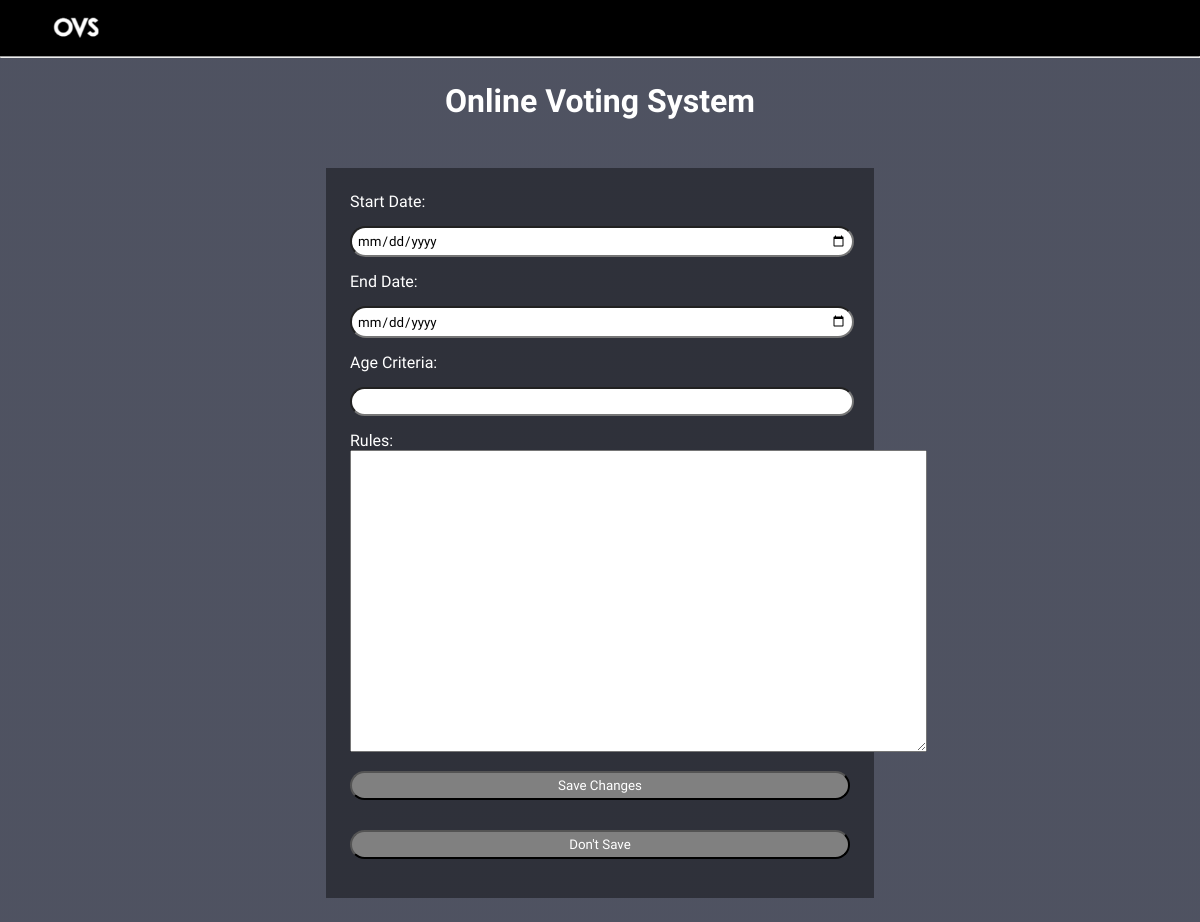
Before: /routes/editpoll_page.php with the older database file.
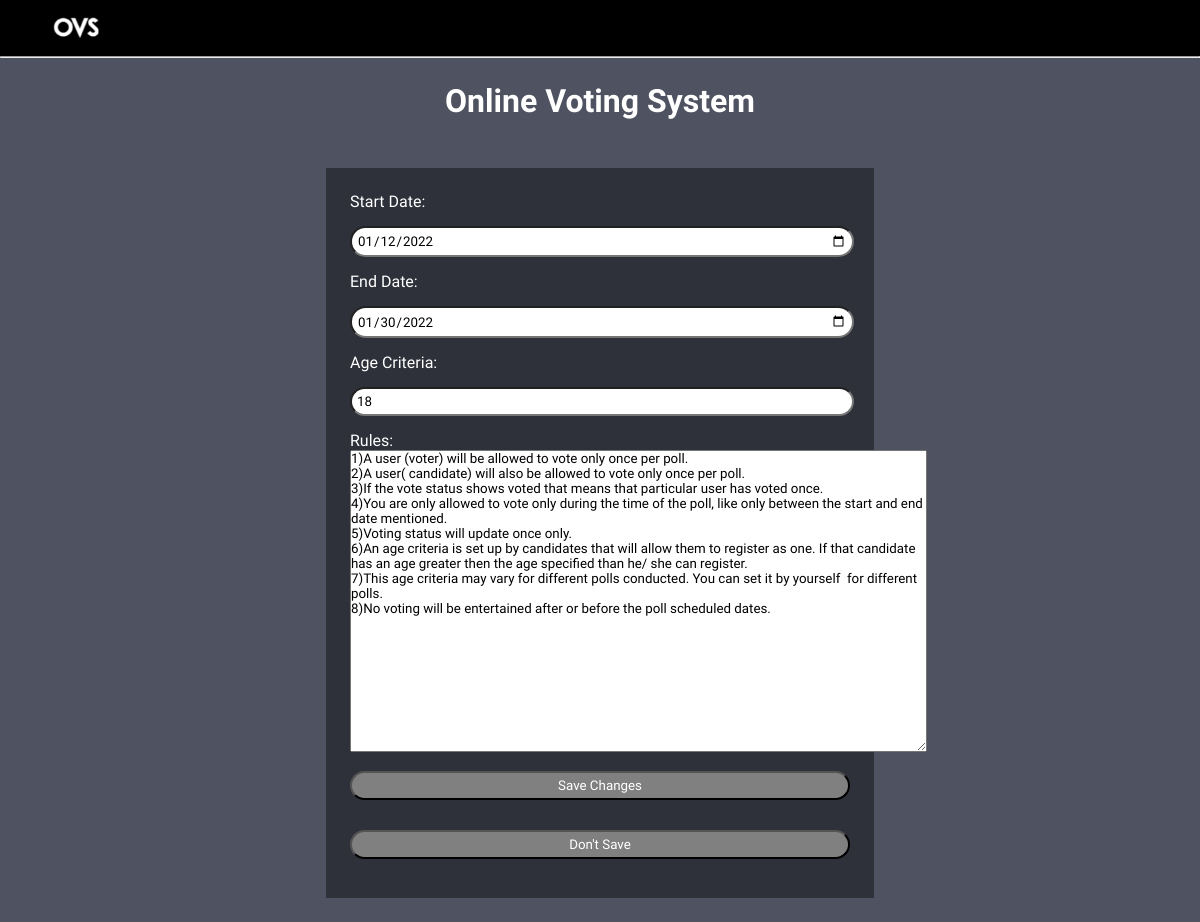
After: the same page with the newer database file.
### tables this page shows
Create Table poll (
s_no int NOT NULL auto_increment,
Start_date date NOT NULL,
End_date date NOT NULL,
Age int NOT NULL,
rules varchar(2000) NOT NULL,
constraint pk_s PRIMARY KEY (s_no));

### routes/editpoll_page.php (the view, shortened to what this page needs)
<?php
include("../api/connect.php");
$poll = mysqli_query($connect,"SELECT * FROM poll");
$poll_details = mysqli_fetch_array($poll);
?>
<!DOCTYPE html>
<html lang="en">
<head>
    <link rel="stylesheet" href="stylelogin.css">
</head>
<body>
    <header>
        <nav class="logreg">
            <img src="logonew.png" alt="">
        </nav>
    </header>
    <main>
        <hr>
        <h1>Online Voting System</h1>
        <div class="pollform">
            <form action="../api/editpoll.php" method="post">
                Start Date:<input type="date" required name="startdate" value=<?php echo $poll_details['Start_date'] ?>>
                End Date:<input type="date" required name="enddate" value=<?php echo $poll_details['End_date'] ?>>
                Age Criteria: <input type="number" required name="age" value=<?php echo $poll_details['Age'] ?>>
                Rules: <textarea name="rules" id="rules" cols="70" rows="20"><?php echo $poll_details['rules'] ?>
                    </textarea>
                <button class="logregbtn" type="submit">Save Changes</button>
            </form>
            <a href="admin.php"><button class="logregbtn">Don't Save</button></a>
        </div>
    </main>
</body>
</html>

### routes/stylelogin.css (style rules this page uses)
* { margin: 0; padding: 0; font-family: 'Karma', serif; color: white; }
header { background: #000; color: white; }
.logreg { display: flex; padding: 1% 2%; justify-content: space-between; align-items: center; }
img { width: 9%; }
h1 { text-align: center; padding: 2%; }
body { background-image: radial-gradient(rgba(4,9,30,0.7),rgba(4,9,30,0.7)), url(box.jpg); background-size: cover; background-attachment: fixed; }
input { color: black; width: 98% ; padding: 1%; margin: 3% 0%; border-radius: 20px; }
.logregbtn { width: 100%; padding: 1%; margin: 3% 0%; background: gray; border-radius: 20px; }
#rules { color: black; }
.pollform { max-width: 500px; padding: 10px; background-color: rgba(0, 0, 0, 0.4); padding: 2%; margin: 2% auto; }

Changed rows visible on the page:
added poll: startdate "01/12/2022", enddate "01/30/2022", age "18", rules "1)A user (voter) will be allowed to vote only once per poll. 2)A user( candidate) will also be allowed to vote only once per poll. 3)If the vote status shows voted that means that particular user has voted once. 4)You are only allowed to vote only during the time of the poll, like only between the start and end date mentioned. 5)Voting status will update once only. 6)An age criteria is set up by candidates that will allow them to register as one. If that candidate has an age greater then the age specified than he/ she can register. 7)This age criteria may vary for different polls conducted. You can set it by yourself for different polls. 8)No voting will be entertained after or before the…"
